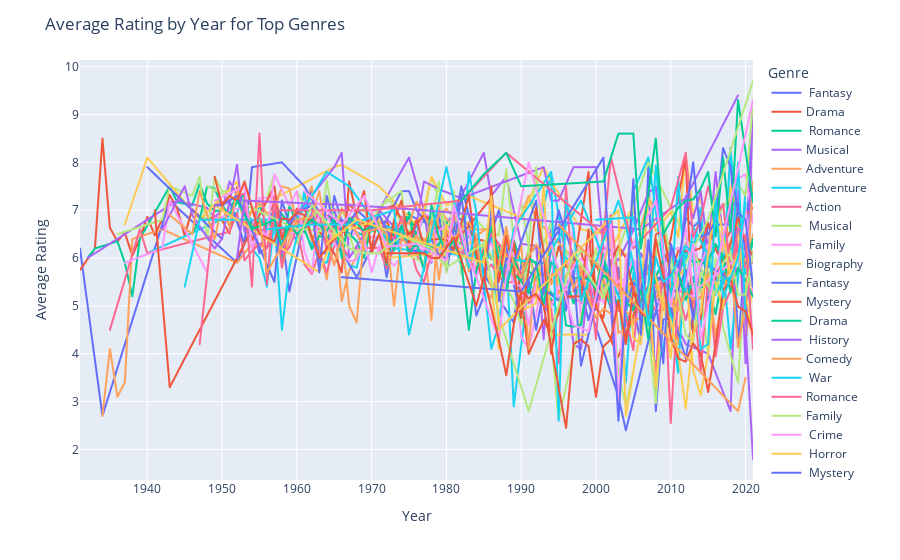

Notebook code for this chart:
### Code cell
#group data by Year and calculate the average rating
avg_rating_by_year = imdb_df.groupby(['Year', 'Genre'])['Rating'].mean().reset_index()

#get the top 10 genres
top_genres = imdb_df['Genre'].value_counts().head(10).index

#filter the data to include only the top 3 genres
average_rating_by_year = avg_rating_by_year[avg_rating_by_year['Genre'].isin(top_genres)]

#create the line plot with Plotly Express
fig = px.line(avg_rating_by_year, x='Year', y='Rating', color="Genre")

#updating the details into chart like title and hue
fig.update_layout(title='Average Rating by Year for Top Genres',xaxis_title='Year', yaxis_title='Average Rating')

#show the plot
fig.show()

### Figure 1 — Plotly figure (JSON) as saved in the notebook; plotly's stock layout.template omitted (floating-point values rounded to 4 significant figures)
{"data": [{"hovertemplate": "Genre= Fantasy<br>Year=%{x}<br>Rating=%{y}<extra></extra>", "legendgroup": " Fantasy", "line": {"color": "#636efa", "dash": "solid"}, "marker": {"symbol": "circle"}, "mode": "lines", "name": " Fantasy", "showlegend": true, "type": "scattergl", "x": [1931, 1934, 1943, 1952, 1954, 1955, 1958, 1959, 1962, 1963, 1964, 1965, 1966, 1967, 1968, 1971, 1972, 1973, 1974, 1975, 1979, 1981, 1983, 1985, 1989, 1990, 1992, 1993, 1994, 1995, 1996, 1997, 1999, 2000, 2001, 2002, 2003, 2004, 2005, 2006, 2007, 2008, 2009, 2010, 2011, 2012, 2013, 2014, 2015, 2016, 2017, 2018, 2019, 2020, 2021], "xaxis": "x", "y": [6.2, 2.7, 7.2, 5.9, 6.7, 6.1, 6.5, 5.3, 7.5, 6.1, 6.1, 7.3, 6.767, 6.4, 6.8, 6.6, 5.6, 6.35, 6.4, 6.9, 6.6, 6.9, 6.7, 5.667, 4.65, 5.86, 6.25, 5.55, 6.5, 6.65, 4.9, 6, 4.7, 5.3, 5.533, 4.933, 5.8, 4.36, 5.05, 4.2, 7.9, 2.8, 4.72, 4.725, 5.45, 6.85, 6.65, 6.8, 5.1, 5.62, 5.475, 8.3, 4.15, 6.1, 9.1], "yaxis": "y"}, {"hovertemplate": "Genre=Drama<br>Year=%{x}<br>Rating=%{y}<extra></extra>", "legendgroup": "Drama", "line": {"color": "#EF553B", "dash": "solid"}, "marker": {"symbol": "circle"}, "mode": "lines", "name": "Drama", "showlegend": true, "type": "scattergl", "x": [1931, 1933, 1934, 1935, 1936, 1937, 1938, 1939, 1940, 1941, 1942, 1943, 1944, 1945, 1946, 1947, 1948, 1949, 1950, 1951, 1952, 1953, 1954, 1955, 1956, 1957, 1958, 1959, 1960, 1961, 1962, 1963, 1964, 1965, 1966, 1967, 1968, 1969, 1970, 1971, 1972, 1973, 1974, 1975, 1976, 1977, 1978, 1979, 1980, 1981, 1982, 1983, 1984, 1985, 1986, 1987, 1988, 1989, 1990, 1991, 1992, 1993, 1994, 1995, 1996, 1997, 1998, 1999, 2000, 2001, 2002, 2003, 2004, 2005, 2006, 2007, 2008, 2009, 2010, 2011, 2012, 2013, 2014, 2015, 2016, 2017, 2018, 2019, 2020, 2021], "xaxis": "x", "y": [5.75, 6.2, 8.5, 6.633, 6.35, 6.525, 6.05, 6.4, 6.86, 6.475, 6.82, 7.317, 7.033, 6.467, 7.02, 6.867, 6.8, 6.875, 6.786, 6.513, 7.489, 7.11, 6.371, 6.825, 6.6, 7.213, 6.6, 6.57, 7.033, 7.009, 6.755, 6.542, 6.894, 6.794, 6.525, 6.765, 6.635, 6.59, 6.9, 6.75, 6.763, 6.475, 6.777, 6.514, 6.495, 6.895, 6.825, 6.458, 6.226, 6.621, 6.704, 6.565, 6.4, 6.362, 5.983, 5.933, 6.319, 6.16, 5.55, 6.181, 5.442, 5.356, 5.543, 6.244, 5.811, 5.874, 6.153, 5.513, 5.872, 5.488, 5.296, 5.507, 5.243, 5.596, 5.391, 5.836, 5.448, 5.45, 5.394, 5.76, 6.135, 6.033, 5.948, 6.073, 6.189, 6.251, 6.576, 6.551, 6.891, 7.046], "yaxis": "y"}, {"hovertemplate": "Genre= Romance<br>Year=%{x}<br>Rating=%{y}<extra></extra>", "legendgroup": " Romance", "line": {"color": "#00cc96", "dash": "solid"}, "marker": {"symbol": "circle"}, "mode": "lines", "name": " Romance", "showlegend": true, "type": "scattergl", "x": [1932, 1933, 1936, 1937, 1938, 1939, 1943, 1944, 1946, 1947, 1948, 1949, 1950, 1951, 1952, 1953, 1954, 1955, 1956, 1957, 1958, 1959, 1960, 1961, 1962, 1963, 1964, 1965, 1966, 1967, 1968, 1969, 1970, 1971, 1972, 1973, 1974, 1975, 1976, 1977, 1978, 1979, 1980, 1981, 1982, 1983, 1984, 1985, 1986, 1987, 1988, 1989, 1990, 1991, 1992, 1993, 1994, 1995, 1996, 1997, 1998, 1999, 2000, 2001, 2002, 2003, 2004, 2005, 2006, 2007, 2008, 2009, 2010, 2011, 2012, 2013, 2014, 2015, 2016, 2017, 2018, 2019, 2020, 2021], "xaxis": "x", "y": [6, 6.2, 6.35, 5.9, 5.2, 6.4, 7.5, 7.167, 7.1, 7.55, 7.14, 6.98, 7, 6.96, 7.35, 7.1, 6.629, 7.114, 6.66, 7.127, 6.911, 6.72, 6.875, 6.537, 6.845, 6.545, 6.82, 6.967, 6.572, 6.729, 6.536, 6.471, 6.86, 6.721, 6.364, 6.75, 6.656, 6.96, 6.467, 6.867, 6.78, 6.793, 6.755, 6.553, 6.636, 6.585, 6.162, 6.217, 6.287, 6.25, 5.483, 6.375, 5.89, 5.721, 5.607, 5.052, 5.156, 4.818, 5.58, 5.05, 5.616, 5.032, 5.181, 5.454, 4.929, 5.489, 4.678, 4.79, 5.015, 5.182, 5.304, 5.2, 5.416, 5.544, 5.252, 5.6, 5.383, 5.411, 4.824, 5.709, 5.831, 6.168, 5.791, 6.336], "yaxis": "y"}, {"hovertemplate": "Genre=Musical<br>Year=%{x}<br>Rating=%{y}<extra></extra>", "legendgroup": "Musical", "line": {"color": "#ab63fa", "dash": "solid"}, "marker": {"symbol": "circle"}, "mode": "lines", "name": "Musical", "showlegend": true, "type": "scattergl", "x": [1932, 1944, 1948, 1949, 1950, 1951, 1954, 1955, 1957, 1958, 1959, 1960, 1962, 1964, 1965, 1966, 1967, 1969, 1970, 1971, 1975, 1977, 1978, 1979, 1980, 1981, 1985, 1986, 1988, 1990, 1992, 1993, 1994, 1995, 1996, 1997, 1998, 1999, 2000, 2001, 2002, 2003, 2004, 2005, 2006, 2012, 2015, 2018, 2019, 2021], "xaxis": "x", "y": [6, 7.2, 7.05, 6.85, 7, 7.6, 6.75, 6.2, 7, 6.467, 6.767, 6.3, 6.933, 6.85, 7.025, 6.5, 6.8, 6.2, 7, 7, 8.1, 7, 5.9, 7.1, 6.45, 7, 8.2, 7.3, 7.7, 6.3, 6.25, 4.3, 6.6, 5.1, 5.4, 4.2, 4.1, 5.5, 5.05, 6, 4.925, 2.9, 4.787, 4.7, 6.1, 4.2, 4, 2.8, 7.4, 1.8], "yaxis": "y"}, {"hovertemplate": "Genre=Adventure<br>Year=%{x}<br>Rating=%{y}<extra></extra>", "legendgroup": "Adventure", "line": {"color": "#FFA15A", "dash": "solid"}, "marker": {"symbol": "circle"}, "mode": "lines", "name": "Adventure", "showlegend": true, "type": "scattergl", "x": [1934, 1935, 1936, 1937, 1938, 1942, 1952, 1954, 1956, 1957, 1958, 1959, 1962, 1963, 1964, 1965, 1966, 1967, 1971, 1972, 1977, 1978, 1979, 1981, 1986, 1987, 1988, 1991, 1992, 1997, 1998, 2000, 2001, 2002, 2003, 2005, 2006, 2007, 2009, 2010, 2011, 2012, 2013, 2014, 2015, 2016, 2017, 2018, 2019, 2020, 2021], "xaxis": "x", "y": [2.7, 4.1, 3.1, 3.4, 6.4, 6.6, 5.9, 6.3, 6.233, 7, 5.8, 6.4, 7.5, 6.233, 5.55, 6.8, 5.1, 5.75, 6.9, 6.64, 6.4, 4.7, 7.05, 6.6, 6.6, 5.7, 6.1, 7.3, 6.8, 6, 5.7, 5, 6.7, 6.2, 4.433, 4.6, 6.625, 7.25, 6.8, 5.4, 4.2, 6.3, 6.537, 6.42, 6.075, 7.1, 5.533, 7.5, 6.85, 5.7, 6.5], "yaxis": "y"}, {"hovertemplate": "Genre= Adventure<br>Year=%{x}<br>Rating=%{y}<extra></extra>", "legendgroup": " Adventure", "line": {"color": "#19d3f3", "dash": "solid"}, "marker": {"symbol": "circle"}, "mode": "lines", "name": " Adventure", "showlegend": true, "type": "scattergl", "x": [1935, 1939, 1940, 1952, 1953, 1954, 1955, 1956, 1957, 1958, 1959, 1960, 1961, 1962, 1963, 1964, 1965, 1966, 1967, 1968, 1969, 1972, 1975, 1976, 1977, 1978, 1979, 1980, 1981, 1982, 1983, 1984, 1985, 1986, 1987, 1988, 1989, 1991, 1992, 1993, 1994, 1996, 1997, 1998, 2000, 2002, 2003, 2004, 2005, 2006, 2007, 2008, 2009, 2010, 2011, 2012, 2013, 2014, 2015, 2016, 2017, 2018, 2019, 2020], "xaxis": "x", "y": [4.5, 6.6, 6.1, 6.95, 7.3, 6.2, 6, 5.4, 6.8, 4.5, 5.8, 6.45, 7.4, 6.3, 5.95, 5.9, 6.5, 6.3, 5.85, 5.8, 6.5, 6.667, 6.5, 6.7, 6.25, 6.533, 6.2, 6.65, 6.367, 5.8, 7.8, 6.95, 5.4, 6.675, 4.5, 6.15, 2.9, 5.45, 5.3, 7.05, 7.8, 6, 5.9, 5.35, 5.15, 5.1, 5.467, 3.4, 5.7, 5.2, 4.475, 3.74, 4.16, 4.867, 3.75, 5.96, 6.338, 4.575, 6.3, 5.483, 5.85, 4.1, 5.58, 7.4], "yaxis": "y"}, {"hovertemplate": "Genre=Action<br>Year=%{x}<br>Rating=%{y}<extra></extra>", "legendgroup": "Action", "line": {"color": "#FF6692", "dash": "solid"}, "marker": {"symbol": "circle"}, "mode": "lines", "name": "Action", "showlegend": true, "type": "scattergl", "x": [1935, 1939, 1940, 1951, 1952, 1953, 1954, 1955, 1956, 1957, 1958, 1959, 1960, 1961, 1962, 1963, 1964, 1965, 1966, 1967, 1968, 1969, 1970, 1971, 1972, 1973, 1974, 1975, 1976, 1977, 1978, 1979, 1980, 1981, 1982, 1983, 1984, 1985, 1986, 1987, 1988, 1989, 1990, 1991, 1992, 1993, 1994, 1995, 1996, 1997, 1998, 1999, 2000, 2001, 2002, 2003, 2004, 2005, 2006, 2007, 2008, 2009, 2010, 2011, 2012, 2013, 2014, 2015, 2016, 2017, 2018, 2019, 2020, 2021], "xaxis": "x", "y": [4.5, 6.6, 6.1, 6.55, 6.95, 5.95, 6.15, 6.3, 6.2, 6.8, 6.033, 6.225, 6.64, 5.867, 5.667, 6.14, 5.7, 6.257, 6.257, 6.017, 6.2, 6.211, 6.208, 6.214, 5.786, 6.22, 6.369, 6.371, 6.062, 5.823, 6.263, 6.079, 6.509, 6.115, 6.132, 5.963, 5.752, 5.7, 5.863, 5.624, 5.464, 5.522, 5.387, 5.105, 5.478, 5.3, 5.071, 5.174, 5.176, 5.176, 5.062, 5.359, 4.918, 5.387, 5.182, 4.894, 5.155, 5.448, 4.8, 5.23, 4.885, 4.934, 5.294, 5.291, 5.342, 5.288, 5.153, 5.697, 5.642, 5.935, 5.815, 5.755, 5.809, 5.912], "yaxis": "y"}, {"hovertemplate": "Genre= Musical<br>Year=%{x}<br>Rating=%{y}<extra></extra>", "legendgroup": " Musical", "line": {"color": "#B6E880", "dash": "solid"}, "marker": {"symbol": "circle"}, "mode": "lines", "name": " Musical", "showlegend": true, "type": "scattergl", "x": [1936, 1942, 1943, 1946, 1947, 1948, 1949, 1950, 1951, 1952, 1953, 1954, 1955, 1956, 1957, 1958, 1959, 1960, 1961, 1962, 1963, 1964, 1965, 1966, 1967, 1968, 1969, 1970, 1971, 1972, 1973, 1974, 1975, 1977, 1978, 1979, 1980, 1981, 1982, 1983, 1984, 1985, 1987, 1988, 1989, 1990, 1991, 1992, 1993, 1994, 1995, 1996, 1997, 1998, 1999, 2000, 2001, 2002, 2003, 2004, 2005, 2006, 2007, 2008, 2009, 2010, 2011, 2012, 2013, 2014, 2015, 2016, 2017, 2019, 2020, 2021], "xaxis": "x", "y": [6.5, 6.8, 7.5, 7.3, 7.7, 6.4, 7.7, 7.4, 7.4, 7.4, 7.233, 6.6, 7.25, 7.26, 7.75, 7.42, 7.075, 7.4, 7.117, 7.171, 6.46, 7.617, 6.7, 7, 6.68, 6.9, 7.05, 6.567, 6.956, 7.24, 7.117, 6.671, 6.567, 6.85, 7.7, 7.2, 6.633, 6.86, 6.933, 5.967, 6.8, 6.625, 6.475, 7.85, 6.4, 7.167, 6.257, 5.225, 6.3, 6.75, 5.467, 6.15, 5.88, 6.15, 6.05, 5.467, 5.6, 5.455, 4.975, 5.06, 5.338, 5.15, 4.517, 2.967, 5.271, 5.8, 5.75, 5.74, 5.867, 5.35, 3.95, 6, 4.55, 3.4, 5.967, 5.25], "yaxis": "y"}, {"hovertemplate": "Genre= Family<br>Year=%{x}<br>Rating=%{y}<extra></extra>", "legendgroup": " Family", "line": {"color": "#FF97FF", "dash": "solid"}, "marker": {"symbol": "circle"}, "mode": "lines", "name": " Family", "showlegend": true, "type": "scattergl", "x": [1937, 1942, 1943, 1948, 1949, 1950, 1951, 1953, 1954, 1955, 1957, 1958, 1959, 1961, 1962, 1963, 1964, 1965, 1966, 1967, 1968, 1969, 1970, 1971, 1972, 1973, 1974, 1975, 1976, 1977, 1978, 1979, 1980, 1981, 1982, 1983, 1984, 1985, 1986, 1987, 1988, 1989, 1990, 1991, 1992, 1993, 1994, 1995, 1996, 1997, 1998, 1999, 2000, 2001, 2002, 2003, 2004, 2005, 2006, 2007, 2008, 2009, 2010, 2011, 2012, 2013, 2014, 2015, 2016, 2017, 2018, 2019, 2020, 2021], "xaxis": "x", "y": [5.9, 6.2, 7.2, 5.7, 6.833, 6.85, 7, 7.05, 6.575, 7.25, 7.28, 6.5, 6.5, 6.6, 6.575, 6.6, 6.875, 6.6, 6.7, 6.4, 6.56, 6.229, 6.45, 6.429, 6.575, 6.271, 6.763, 6.414, 6.42, 6.929, 6.856, 6.03, 6.32, 6.82, 6.58, 6.557, 6.033, 6.15, 6.72, 5.8, 5.333, 6.111, 4.35, 4.1, 4.8, 5.8, 5.95, 5.1, 5.5, 6.667, 4.7, 6.2, 6.633, 5.067, 6.34, 5.2, 5.633, 5.986, 5.65, 6.378, 5.071, 6, 6.144, 6.214, 6.182, 6.65, 5.417, 5.871, 6.767, 6.356, 6.278, 7.667, 7.75, 6.733], "yaxis": "y"}, {"hovertemplate": "Genre=Biography<br>Year=%{x}<br>Rating=%{y}<extra></extra>", "legendgroup": "Biography", "line": {"color": "#FECB52", "dash": "solid"}, "marker": {"symbol": "circle"}, "mode": "lines", "name": "Biography", "showlegend": true, "type": "scattergl", "x": [1937, 1940, 1947, 1952, 1953, 1954, 1965, 1966, 1971, 1976, 1977, 1978, 1980, 1982, 1983, 1990, 1993, 1994, 1998, 2001, 2002, 2005, 2006, 2007, 2008, 2010, 2011, 2012, 2013, 2014, 2015, 2016, 2017, 2018, 2019, 2020, 2021], "xaxis": "x", "y": [6.7, 8.1, 6.8, 7.6, 6.9, 7, 7.9, 7.95, 7.5, 6.7, 7, 7.7, 7.1, 7.25, 7.3, 6.85, 7.9, 7.6, 6.6, 6.5, 6.167, 7.1, 5.25, 7.3, 6.567, 6.967, 6.433, 8.2, 6.925, 7.25, 6.26, 7.078, 6.05, 7.5, 6.644, 4.2, 5.525], "yaxis": "y"}, {"hovertemplate": "Genre=Fantasy<br>Year=%{x}<br>Rating=%{y}<extra></extra>", "legendgroup": "Fantasy", "line": {"color": "#636efa", "dash": "solid"}, "marker": {"symbol": "circle"}, "mode": "lines", "name": "Fantasy", "showlegend": true, "type": "scattergl", "x": [1940, 1950, 1951, 1953, 1954, 1958, 1961, 1968, 1974, 1975, 1976, 1978, 1979, 1980, 1982, 1985, 1986, 1987, 1990, 1991, 1992, 1995, 2003, 2004, 2009, 2012, 2015, 2018], "xaxis": "x", "y": [7.9, 6.4, 7.2, 6.3, 7.9, 8, 7.5, 5.6, 7.4, 7.4, 7, 6.6, 6.9, 5.7, 7.5, 5.7, 6.5, 7, 4.7, 5.55, 4.5, 7, 3.1, 2.4, 5.5, 3.9, 6.7, 6.7], "yaxis": "y"}, {"hovertemplate": "Genre=Mystery<br>Year=%{x}<br>Rating=%{y}<extra></extra>", "legendgroup": "Mystery", "line": {"color": "#EF553B", "dash": "solid"}, "marker": {"symbol": "circle"}, "mode": "lines", "name": "Mystery", "showlegend": true, "type": "scattergl", "x": [1941, 1943, 1957, 1958, 1959, 1962, 1965, 1966, 1967, 1968, 1969, 1970, 1971, 1973, 1975, 1977, 1980, 1981, 1986, 1987, 1989, 1991, 1993, 1994, 1997, 1999, 2000, 2003, 2004, 2005, 2006, 2009, 2010, 2012, 2013, 2014, 2015, 2016, 2018, 2019, 2020], "xaxis": "x", "y": [7, 3.3, 7.5, 6.4, 6.8, 6.8, 6.1, 5.7, 7.6, 6.85, 6.7, 6.2, 7, 7.1, 6.5, 6.9, 6.5, 6.3, 7.25, 5.1, 6.35, 4, 4.7, 4.4, 5.8, 7.8, 5, 3.933, 4.4, 4.8, 5.2, 5.85, 6.4, 8.1, 4.4, 4.75, 6, 5.533, 5.767, 6.2, 6.2], "yaxis": "y"}, {"hovertemplate": "Genre= Drama<br>Year=%{x}<br>Rating=%{y}<extra></extra>", "legendgroup": " Drama", "line": {"color": "#00cc96", "dash": "solid"}, "marker": {"symbol": "circle"}, "mode": "lines", "name": " Drama", "showlegend": true, "type": "scattergl", "x": [1942, 1943, 1946, 1947, 1948, 1949, 1950, 1951, 1952, 1953, 1954, 1955, 1956, 1957, 1958, 1959, 1960, 1961, 1962, 1963, 1964, 1965, 1966, 1967, 1968, 1969, 1970, 1971, 1972, 1973, 1974, 1975, 1976, 1977, 1978, 1979, 1980, 1981, 1982, 1983, 1984, 1985, 1986, 1987, 1988, 1989, 1990, 1991, 1992, 1993, 1994, 1995, 1996, 1997, 1998, 1999, 2000, 2001, 2002, 2003, 2004, 2005, 2006, 2007, 2008, 2009, 2010, 2011, 2012, 2013, 2014, 2015, 2016, 2017, 2018, 2019, 2020, 2021], "xaxis": "x", "y": [6.6, 6.9, 6.5, 6.8, 7.5, 7.45, 7.1, 6.9, 7.167, 7.333, 6.6, 6.822, 6.588, 6.917, 6, 7.1, 6.729, 6.608, 6.188, 6.46, 6.411, 6.643, 6.75, 6.507, 6.354, 6, 6.77, 6.525, 5.856, 6.591, 6.617, 6.87, 6.169, 6.087, 6.231, 6.29, 6.604, 6.372, 6.3, 6.475, 5.964, 6.228, 6.03, 5.779, 5.824, 5.681, 5.511, 5.267, 5.843, 5.502, 5.277, 5.111, 5.343, 5.571, 5.597, 5.555, 5.279, 5.646, 5.492, 5.245, 5.36, 5.881, 5.576, 5.696, 5.49, 5.656, 5.587, 5.589, 6.165, 5.904, 5.933, 5.816, 6.241, 5.948, 6.191, 6.34, 5.883, 6.4], "yaxis": "y"}, {"hovertemplate": "Genre= History<br>Year=%{x}<br>Rating=%{y}<extra></extra>", "legendgroup": " History", "line": {"color": "#ab63fa", "dash": "solid"}, "marker": {"symbol": "circle"}, "mode": "lines", "name": " History", "showlegend": true, "type": "scattergl", "x": [1942, 1945, 1946, 1949, 1950, 1952, 1953, 1956, 1957, 1958, 1959, 1965, 1966, 1967, 1971, 1975, 1976, 1977, 1979, 1982, 1993, 1994, 1995, 1997, 2000, 2001, 2002, 2003, 2005, 2007, 2008, 2009, 2010, 2011, 2012, 2013, 2014, 2015, 2016, 2017, 2018, 2019, 2020, 2021], "xaxis": "x", "y": [6.6, 7.5, 6.9, 6.2, 6.4, 7.95, 6.55, 6.6, 7.05, 6.1, 6.7, 7.9, 8.2, 6, 7, 6.3, 6.7, 7.6, 7.44, 7.25, 7.9, 7.2, 7.2, 7.9, 7.9, 6.2, 6.167, 5.95, 6.58, 7.36, 7.5, 5.8, 6.2, 5.25, 7.3, 6.833, 7.4, 6.125, 7.8, 6.4, 7.029, 7.26, 3.8, 9.3], "yaxis": "y"}, {"hovertemplate": "Genre=Comedy<br>Year=%{x}<br>Rating=%{y}<extra></extra>", "legendgroup": "Comedy", "line": {"color": "#FFA15A", "dash": "solid"}, "marker": {"symbol": "circle"}, "mode": "lines", "name": "Comedy", "showlegend": true, "type": "scattergl", "x": [1943, 1946, 1947, 1949, 1950, 1951, 1952, 1953, 1954, 1955, 1956, 1957, 1958, 1959, 1960, 1961, 1962, 1963, 1964, 1965, 1966, 1967, 1968, 1969, 1970, 1971, 1972, 1973, 1974, 1975, 1976, 1977, 1978, 1979, 1980, 1981, 1982, 1983, 1984, 1985, 1986, 1987, 1988, 1989, 1990, 1991, 1992, 1993, 1994, 1995, 1996, 1997, 1998, 1999, 2000, 2001, 2002, 2003, 2004, 2005, 2006, 2007, 2008, 2009, 2010, 2011, 2012, 2013, 2014, 2015, 2016, 2017, 2018, 2019, 2020, 2021], "xaxis": "x", "y": [6.9, 6.5, 7.4, 6.4, 7.1, 6.65, 7.4, 6.7, 6.967, 7.188, 6.929, 7, 7.5, 7.45, 6.7, 6.867, 6.357, 6.75, 6.733, 6.35, 7.044, 6.75, 6.53, 6.171, 6.975, 6.62, 6.186, 6.7, 6.733, 6.714, 7.175, 6.925, 6.543, 6.883, 7.033, 6.843, 6.62, 6.755, 6.46, 6.57, 6.678, 6.133, 6.06, 5.62, 6.3, 4.1, 5.927, 5.478, 6.35, 5.25, 5.638, 5.918, 5.808, 5.183, 4.94, 5.55, 5.054, 5.559, 4.98, 5.503, 5.696, 5.684, 5.106, 5.648, 5.686, 5.395, 5.476, 5.432, 5.463, 5.355, 5.429, 5.866, 5.649, 6.271, 5.945, 6.138], "yaxis": "y"}, {"hovertemplate": "Genre= War<br>Year=%{x}<br>Rating=%{y}<extra></extra>", "legendgroup": " War", "line": {"color": "#19d3f3", "dash": "solid"}, "marker": {"symbol": "circle"}, "mode": "lines", "name": " War", "showlegend": true, "type": "scattergl", "x": [1945, 1947, 1960, 1964, 1967, 1973, 1993, 1998, 2003, 2004, 2005, 2007, 2011, 2012, 2013, 2014, 2015, 2017, 2018, 2020], "xaxis": "x", "y": [5.4, 6.8, 6.8, 7.8, 7.5, 6.2, 5.9, 7.2, 5.2, 4.6, 7.4, 8.1, 3.6, 6.15, 6.1, 7.05, 5.3, 5.7, 8.2, 5.667], "yaxis": "y"}, {"hovertemplate": "Genre=Romance<br>Year=%{x}<br>Rating=%{y}<extra></extra>", "legendgroup": "Romance", "line": {"color": "#FF6692", "dash": "solid"}, "marker": {"symbol": "circle"}, "mode": "lines", "name": "Romance", "showlegend": true, "type": "scattergl", "x": [1947, 1949, 1953, 1954, 1955, 1956, 1957, 1958, 1959, 1962, 1963, 1964, 1965, 1966, 1968, 1969, 1970, 1971, 1973, 1974, 1976, 1977, 1978, 1980, 1981, 1982, 1983, 1984, 1985, 1986, 1987, 1990, 1991, 1992, 1993, 1994, 1995, 1996, 1997, 1998, 1999, 2000, 2001, 2002, 2003, 2004, 2005, 2006, 2007, 2008, 2009, 2010, 2011, 2012, 2013, 2014, 2015, 2016, 2017, 2018, 2019, 2020], "xaxis": "x", "y": [4.2, 7.1, 7.35, 5.4, 8.6, 5.45, 7.3, 5.8, 6.8, 6.7, 6.95, 6.15, 6.8, 6.75, 6.9, 6.44, 6.9, 6.8, 6.4, 6.867, 5.75, 5.5, 6.1, 6.05, 6.933, 6.35, 5.75, 5.8, 6.2, 6.5, 6.3, 5.7, 5.05, 5.22, 5, 4.95, 3.8, 7.5, 5.3, 5.5, 5.683, 4.3, 6.5, 6.9, 5.467, 4.725, 4.075, 5.767, 4.9, 3.55, 6, 2.55, 5.267, 4.7, 5.275, 3.6, 5.638, 3.95, 4.956, 5.325, 6.35, 5.8], "yaxis": "y"}, {"hovertemplate": "Genre=Family<br>Year=%{x}<br>Rating=%{y}<extra></extra>", "legendgroup": "Family", "line": {"color": "#B6E880", "dash": "solid"}, "marker": {"symbol": "circle"}, "mode": "lines", "name": "Family", "showlegend": true, "type": "scattergl", "x": [1948, 1960, 1962, 1965, 1966, 1967, 1968, 1971, 1974, 1975, 1977, 1979, 1980, 1981, 1982, 1983, 1984, 1985, 1989, 1990, 1992, 1995, 2000, 2001, 2007, 2015, 2016, 2019, 2020, 2021], "xaxis": "x", "y": [7.5, 6.6, 6.6, 6.5, 6.4, 6.5, 6, 7.067, 7.4, 6.05, 5.9, 7.6, 5.7, 7.4, 5.667, 5.967, 5.867, 6.35, 5.1, 4.6, 7.9, 2.6, 6.2, 5.233, 8, 5.5, 6.8, 7.55, 7.3, 9.3], "yaxis": "y"}, {"hovertemplate": "Genre= Crime<br>Year=%{x}<br>Rating=%{y}<extra></extra>", "legendgroup": " Crime", "line": {"color": "#FF97FF", "dash": "solid"}, "marker": {"symbol": "circle"}, "mode": "lines", "name": " Crime", "showlegend": true, "type": "scattergl", "x": [1949, 1953, 1954, 1955, 1956, 1957, 1959, 1960, 1961, 1962, 1963, 1965, 1967, 1968, 1969, 1970, 1971, 1972, 1973, 1974, 1975, 1976, 1977, 1978, 1979, 1980, 1981, 1982, 1983, 1984, 1985, 1986, 1987, 1988, 1989, 1990, 1991, 1992, 1993, 1994, 1995, 1996, 1997, 1998, 1999, 2000, 2001, 2002, 2003, 2004, 2005, 2006, 2007, 2008, 2009, 2010, 2011, 2012, 2013, 2014, 2015, 2016, 2017, 2018, 2019, 2020, 2021], "xaxis": "x", "y": [7.2, 7.5, 6.2, 6.6, 6.467, 7.75, 7.1, 7.4, 6.15, 5.7, 7, 6.3, 5.933, 5.967, 6.38, 5.7, 6.25, 6, 5.84, 6.033, 6.08, 6.22, 6.16, 5.94, 6.575, 6.675, 6.412, 6.157, 6.56, 5.58, 6.122, 6.3, 5.925, 5.975, 5.464, 5.407, 4.6, 5.5, 5.6, 4.973, 5.412, 5.333, 5.843, 5.991, 5.742, 5.06, 5.136, 5.356, 5.511, 5.571, 5.992, 5.179, 5.094, 5.119, 5.025, 5.617, 5.379, 5.257, 5.19, 5.857, 6.282, 6.18, 6.35, 5.65, 5.958, 7.09, 5.275], "yaxis": "y"}, {"hovertemplate": "Genre= Horror<br>Year=%{x}<br>Rating=%{y}<extra></extra>", "legendgroup": " Horror", "line": {"color": "#FECB52", "dash": "solid"}, "marker": {"symbol": "circle"}, "mode": "lines", "name": " Horror", "showlegend": true, "type": "scattergl", "x": [1949, 1963, 1965, 1971, 1972, 1979, 1980, 1981, 1984, 1986, 1987, 1988, 1990, 1992, 1993, 1994, 1999, 2001, 2002, 2003, 2004, 2005, 2006, 2007, 2008, 2009, 2010, 2011, 2012, 2013, 2014, 2015, 2016, 2017, 2018, 2019, 2020, 2021], "xaxis": "x", "y": [7.1, 5.7, 6.5, 6.8, 6, 6.1, 6.7, 6.1, 6.4, 5.4, 4.1, 6.6, 4.9, 5.05, 7.6, 4.4, 4.4, 5.8, 6.5, 2.7, 6.1, 4.333, 4.2, 5.475, 3.3, 5.175, 3.9, 5.6, 5.8, 3.65, 3.133, 4, 5.5, 4.95, 6.38, 6.5, 5.28, 4.4], "yaxis": "y"}, {"hovertemplate": "Genre= Mystery<br>Year=%{x}<br>Rating=%{y}<extra></extra>", "legendgroup": " Mystery", "line": {"color": "#636efa", "dash": "solid"}, "marker": {"symbol": "circle"}, "mode": "lines", "name": " Mystery", "showlegend": true, "type": "scattergl", "x": [1949, 1950, 1952, 1957, 1958, 1959, 1960, 1962, 1963, 1964, 1965, 1966, 1967, 1968, 1969, 1970, 1971, 1973, 1974, 1975, 1977, 1978, 1979, 1980, 1981, 1982, 1984, 1985, 1986, 1987, 1988, 1989, 1992, 1993, 1996, 1997, 1998, 2000, 2001, 2002, 2003, 2004, 2005, 2006, 2007, 2008, 2009, 2010, 2011, 2012, 2013, 2014, 2015, 2016, 2017, 2018, 2019, 2020, 2021], "xaxis": "x", "y": [7.1, 7.1, 7.3, 5.5, 7.2, 6.7, 6.95, 7.1, 5.7, 7.3, 6.66, 6.8, 6.7, 7, 6.867, 6.6, 6.9, 6.3, 6.667, 6.175, 6.1, 6.4, 6.05, 6, 6.225, 7.3, 4.8, 5.2, 7.05, 5.1, 6, 5.9, 7.2, 5.35, 5, 5.733, 3.75, 5.05, 5.833, 5.45, 4.922, 4.925, 5.492, 5.3, 6.233, 5.61, 5.527, 5.317, 5.329, 5.757, 4.7, 5.5, 5.844, 5.744, 5.662, 5.5, 7.14, 6.122, 5.5], "yaxis": "y"}, {"hovertemplate": "Genre=Crime<br>Year=%{x}<br>Rating=%{y}<extra></extra>", "legendgroup": "Crime", "line": {"color": "#EF553B", "dash": "solid"}, "marker": {"symbol": "circle"}, "mode": "lines", "name": "Crime", "showlegend": true, "type": "scattergl", "x": [1949, 1950, 1951, 1952, 1953, 1955, 1957, 1958, 1959, 1960, 1961, 1963, 1965, 1966, 1967, 1968, 1969, 1970, 1971, 1972, 1973, 1974, 1975, 1976, 1977, 1978, 1980, 1981, 1983, 1984, 1985, 1986, 1987, 1988, 1989, 1990, 1991, 1992, 1993, 1994, 1995, 1996, 1998, 1999, 2000, 2001, 2002, 2003, 2004, 2005, 2006, 2007, 2008, 2009, 2010, 2011, 2012, 2013, 2014, 2015, 2016, 2017, 2018, 2019, 2020, 2021], "xaxis": "x", "y": [7.7, 7.1, 7.3, 7.2, 7.6, 6.5, 6.35, 6.833, 6.8, 6.95, 6.9, 6, 6.4, 6.5, 7.125, 6.95, 7.4, 6.1, 6.5, 5.9, 6.8, 7.2, 6.3, 6.8, 6.25, 6.4, 6.383, 6.167, 7.3, 6.1, 5.35, 7.5, 5.5, 6.467, 5.767, 4.75, 5.75, 7.05, 6.14, 4, 5, 5.2, 5.2, 6.6, 4.95, 4.75, 5.94, 6.256, 6, 5.325, 5.1, 5.173, 6.491, 6.58, 5.61, 6.157, 6.138, 6.15, 6.208, 6.733, 6.179, 5.88, 6.3, 6.845, 6.338, 6.014], "yaxis": "y"}, {"hovertemplate": "Genre= Thriller<br>Year=%{x}<br>Rating=%{y}<extra></extra>", "legendgroup": " Thriller", "line": {"color": "#00cc96", "dash": "solid"}, "marker": {"symbol": "circle"}, "mode": "lines", "name": " Thriller", "showlegend": true, "type": "scattergl", "x": [1952, 1954, 1957, 1958, 1959, 1960, 1962, 1964, 1965, 1966, 1967, 1968, 1969, 1970, 1971, 1972, 1973, 1974, 1975, 1976, 1977, 1978, 1979, 1980, 1981, 1982, 1983, 1984, 1985, 1986, 1987, 1988, 1989, 1990, 1991, 1992, 1993, 1994, 1995, 1996, 1997, 1998, 1999, 2000, 2001, 2002, 2003, 2004, 2005, 2006, 2007, 2008, 2009, 2010, 2011, 2012, 2013, 2014, 2015, 2016, 2017, 2018, 2019, 2020, 2021], "xaxis": "x", "y": [7.2, 6.6, 6.8, 6.233, 6.7, 6.5, 6.8, 6.567, 6.825, 6, 6.84, 6.725, 6.567, 6.675, 6.65, 6.5, 6.156, 6.68, 6.071, 6.35, 5.733, 7.1, 6.433, 6.157, 6.367, 5.9, 4.5, 5.75, 6.12, 6.656, 6, 5.35, 6, 5.55, 6, 5.886, 5.022, 5.91, 5.76, 4.59, 4.567, 4.6, 5.6, 5.34, 6.088, 5.089, 5.107, 5.089, 4.915, 5.32, 4.3, 5.608, 5.955, 5.231, 5.715, 5.121, 5.521, 5.391, 5.938, 6.291, 6.036, 5.283, 5.796, 5.541, 5.189], "yaxis": "y"}, {"hovertemplate": "Genre=History<br>Year=%{x}<br>Rating=%{y}<extra></extra>", "legendgroup": "History", "line": {"color": "#ab63fa", "dash": "solid"}, "marker": {"symbol": "circle"}, "mode": "lines", "name": "History", "showlegend": true, "type": "scattergl", "x": [1952, 1953, 1968, 1977, 2006, 2012, 2019], "xaxis": "x", "y": [6, 7.2, 7.1, 7, 6.6, 7.25, 9.4], "yaxis": "y"}, {"hovertemplate": "Genre= Comedy<br>Year=%{x}<br>Rating=%{y}<extra></extra>", "legendgroup": " Comedy", "line": {"color": "#FFA15A", "dash": "solid"}, "marker": {"symbol": "circle"}, "mode": "lines", "name": " Comedy", "showlegend": true, "type": "scattergl", "x": [1955, 1956, 1960, 1962, 1963, 1964, 1965, 1966, 1967, 1968, 1969, 1970, 1971, 1972, 1973, 1974, 1975, 1976, 1977, 1978, 1979, 1980, 1981, 1982, 1983, 1984, 1985, 1986, 1987, 1988, 1989, 1990, 1991, 1992, 1993, 1994, 1995, 1996, 1997, 1998, 1999, 2000, 2001, 2002, 2003, 2004, 2005, 2006, 2007, 2008, 2009, 2010, 2011, 2012, 2013, 2014, 2015, 2016, 2017, 2018, 2019, 2020, 2021], "xaxis": "x", "y": [6.8, 5.7, 6.8, 6.85, 7.4, 6.4, 5.85, 6.5, 5, 4.65, 6.55, 6.58, 6.62, 6.5, 5, 6.433, 6.233, 6.467, 6.25, 6.8, 5.55, 6.575, 6.4, 6.6, 5.72, 6.4, 5.4, 5.167, 5.867, 6.65, 5.875, 5.583, 6.025, 6.286, 6.067, 5.45, 5.7, 5.95, 5.371, 5.713, 5.15, 4.75, 4.94, 4.833, 4.933, 4.9, 4.675, 4.76, 5.1, 5.45, 4.912, 5.271, 4.9, 5.29, 5.133, 5.175, 5.664, 4.362, 5.229, 5.933, 4.13, 5.025, 7.6], "yaxis": "y"}, {"hovertemplate": "Genre= Music<br>Year=%{x}<br>Rating=%{y}<extra></extra>", "legendgroup": " Music", "line": {"color": "#19d3f3", "dash": "solid"}, "marker": {"symbol": "circle"}, "mode": "lines", "name": " Music", "showlegend": true, "type": "scattergl", "x": [1956, 1962, 1967, 1973, 1975, 1980, 1983, 1984, 1986, 1987, 1989, 1994, 1995, 1996, 1997, 1998, 2003, 2004, 2006, 2007, 2008, 2009, 2010, 2011, 2012, 2013, 2015, 2016, 2017, 2018, 2019, 2020], "xaxis": "x", "y": [6.6, 6.7, 6.7, 7, 4.4, 7.9, 5.8, 6.9, 4.1, 4.6, 6.6, 7.8, 2.6, 7.2, 6.6, 5.1, 7.2, 6.7, 4.967, 5.4, 7.933, 6.167, 5, 7.7, 5.3, 6.65, 6.067, 5.233, 5.55, 5.6, 8, 4.8], "yaxis": "y"}, {"hovertemplate": "Genre= Biography<br>Year=%{x}<br>Rating=%{y}<extra></extra>", "legendgroup": " Biography", "line": {"color": "#FF6692", "dash": "solid"}, "marker": {"symbol": "circle"}, "mode": "lines", "name": " Biography", "showlegend": true, "type": "scattergl", "x": [1957, 1970, 1982, 1988, 2001, 2002, 2005, 2010, 2012, 2013, 2014, 2015, 2016, 2017, 2018, 2019, 2020, 2021], "xaxis": "x", "y": [7, 7, 7.2, 8.2, 6.5, 8.1, 6.2, 7.05, 8.2, 6.433, 6.8, 7.5, 6.85, 7.133, 5.7, 6.625, 6.45, 4.1], "yaxis": "y"}, {"hovertemplate": "Genre=Thriller<br>Year=%{x}<br>Rating=%{y}<extra></extra>", "legendgroup": "Thriller", "line": {"color": "#B6E880", "dash": "solid"}, "marker": {"symbol": "circle"}, "mode": "lines", "name": "Thriller", "showlegend": true, "type": "scattergl", "x": [1960, 1962, 1967, 1969, 1971, 1974, 1975, 1978, 1980, 1985, 1987, 1991, 1997, 2000, 2001, 2002, 2003, 2004, 2005, 2006, 2009, 2012, 2013, 2014, 2015, 2016, 2017, 2018, 2019, 2020, 2021], "xaxis": "x", "y": [6.3, 7.1, 6.2, 6.1, 6.1, 6.467, 6.4, 6.2, 5.8, 6.3, 4.8, 2.8, 6.1, 5.4, 5.15, 5.6, 3.6, 2.9, 3.65, 4.5, 6.8, 4.4, 4.225, 5.7, 5.42, 5.26, 5.9, 6.111, 5.233, 5.237, 6.1], "yaxis": "y"}, {"hovertemplate": "Genre= Action<br>Year=%{x}<br>Rating=%{y}<extra></extra>", "legendgroup": " Action", "line": {"color": "#FF97FF", "dash": "solid"}, "marker": {"symbol": "circle"}, "mode": "lines", "name": " Action", "showlegend": true, "type": "scattergl", "x": [1961, 1966, 1969, 1972, 1976, 1980, 1981, 1983, 1984, 1987, 1988, 1991, 1997, 1999, 2002, 2003, 2004, 2008, 2010, 2012, 2013, 2019, 2020], "xaxis": "x", "y": [7.4, 6.7, 7.3, 6.233, 6.3, 5.95, 7.1, 5.95, 5.6, 4.3, 5.65, 8, 4.6, 4.467, 6.7, 2.9, 6, 7.2, 5, 6.65, 5.3, 6, 6.9], "yaxis": "y"}, {"hovertemplate": "Genre= Sci-Fi<br>Year=%{x}<br>Rating=%{y}<extra></extra>", "legendgroup": " Sci-Fi", "line": {"color": "#FECB52", "dash": "solid"}, "marker": {"symbol": "circle"}, "mode": "lines", "name": " Sci-Fi", "showlegend": true, "type": "scattergl", "x": [1964, 1968, 1985, 1986, 1987, 2003, 2004, 2006, 2007, 2009, 2010, 2011, 2012, 2013, 2014, 2016, 2018, 2019], "xaxis": "x", "y": [6.3, 6.8, 5.9, 7.3, 4.5, 7, 2.7, 4.55, 6.2, 5, 4.7, 4, 2.85, 4.4, 4.867, 7.3, 5.65, 6.1], "yaxis": "y"}, {"hovertemplate": "Genre= Sport<br>Year=%{x}<br>Rating=%{y}<extra></extra>", "legendgroup": " Sport", "line": {"color": "#636efa", "dash": "solid"}, "marker": {"symbol": "circle"}, "mode": "lines", "name": " Sport", "showlegend": true, "type": "scattergl", "x": [1966, 1990, 2001, 2003, 2005, 2006, 2007, 2009, 2010, 2011, 2013, 2014, 2015, 2016, 2017, 2018, 2019, 2020, 2021], "xaxis": "x", "y": [5.6, 5.3, 8.1, 2.6, 7.65, 4.4, 6.375, 3.8, 6.3, 5.8, 8, 6.45, 6.5, 6.783, 8.3, 7.9, 6.95, 6.8, 5.4], "yaxis": "y"}, {"hovertemplate": "Genre=Horror<br>Year=%{x}<br>Rating=%{y}<extra></extra>", "legendgroup": "Horror", "line": {"color": "#EF553B", "dash": "solid"}, "marker": {"symbol": "circle"}, "mode": "lines", "name": "Horror", "showlegend": true, "type": "scattergl", "x": [1972, 1977, 1978, 1979, 1981, 1984, 1985, 1987, 1988, 1989, 1990, 1991, 1992, 1993, 1996, 1997, 1998, 1999, 2000, 2001, 2002, 2003, 2004, 2005, 2006, 2007, 2008, 2009, 2010, 2011, 2012, 2013, 2014, 2015, 2016, 2017, 2018, 2019, 2020, 2021], "xaxis": "x", "y": [6.1, 6.1, 6, 6, 6.433, 5, 5.6, 4.3, 3.55, 4.6, 5.3, 5.16, 5.25, 5, 2.45, 4.2, 4.3, 4.16, 3.1, 4.15, 4.3, 5.114, 4.2, 5.3, 4.85, 4.75, 6.4, 5.6, 4.35, 3.9, 3.833, 4.217, 4, 3.2, 4.2, 5.322, 5.54, 4.989, 4.888, 4.4], "yaxis": "y"}, {"hovertemplate": "Genre=Documentary<br>Year=%{x}<br>Rating=%{y}<extra></extra>", "legendgroup": "Documentary", "line": {"color": "#00cc96", "dash": "solid"}, "marker": {"symbol": "circle"}, "mode": "lines", "name": "Documentary", "showlegend": true, "type": "scattergl", "x": [1982, 1985, 1988, 1990, 2001, 2003, 2005, 2006, 2008, 2009, 2011, 2012, 2013, 2014, 2015, 2016, 2017, 2018, 2019, 2021], "xaxis": "x", "y": [7.2, 7.75, 8.2, 7.5, 7.6, 8.6, 8.6, 6.2, 8.5, 6.5, 7.05, 7.2, 7.225, 7.45, 7.8, 6.45, 8.1, 6.55, 9.3, 7.167], "yaxis": "y"}, {"hovertemplate": "Genre= Western<br>Year=%{x}<br>Rating=%{y}<extra></extra>", "legendgroup": " Western", "line": {"color": "#ab63fa", "dash": "solid"}, "marker": {"symbol": "circle"}, "mode": "lines", "name": " Western", "showlegend": true, "type": "scattergl", "x": [1989], "xaxis": "x", "y": [5.7], "yaxis": "y"}, {"hovertemplate": "Genre=War<br>Year=%{x}<br>Rating=%{y}<extra></extra>", "legendgroup": "War", "line": {"color": "#FFA15A", "dash": "solid"}, "marker": {"symbol": "circle"}, "mode": "lines", "name": "War", "showlegend": true, "type": "scattergl", "x": [1995, 2019, 2020], "xaxis": "x", "y": [6.7, 2.8, 3.5], "yaxis": "y"}, {"hovertemplate": "Genre=Animation<br>Year=%{x}<br>Rating=%{y}<extra></extra>", "legendgroup": "Animation", "line": {"color": "#19d3f3", "dash": "solid"}, "marker": {"symbol": "circle"}, "mode": "lines", "name": "Animation", "showlegend": true, "type": "scattergl", "x": [2000, 2005, 2006, 2007, 2008, 2009, 2010, 2012, 2013, 2014, 2015, 2016, 2017, 2019, 2020], "xaxis": "x", "y": [6.8, 6.85, 5.9, 4.6, 6.02, 5.5, 5.625, 6.26, 6.06, 4.1, 4.2, 7.267, 5.167, 6, 7.15], "yaxis": "y"}, {"hovertemplate": "Genre= News<br>Year=%{x}<br>Rating=%{y}<extra></extra>", "legendgroup": " News", "line": {"color": "#FF6692", "dash": "solid"}, "marker": {"symbol": "circle"}, "mode": "lines", "name": " News", "showlegend": true, "type": "scattergl", "x": [2011], "xaxis": "x", "y": [8], "yaxis": "y"}, {"hovertemplate": "Genre=Music<br>Year=%{x}<br>Rating=%{y}<extra></extra>", "legendgroup": "Music", "line": {"color": "#B6E880", "dash": "solid"}, "marker": {"symbol": "circle"}, "mode": "lines", "name": "Music", "showlegend": true, "type": "scattergl", "x": [2012, 2015, 2021], "xaxis": "x", "y": [5.9, 6.8, 9.7], "yaxis": "y"}, {"hovertemplate": "Genre=Sci-Fi<br>Year=%{x}<br>Rating=%{y}<extra></extra>", "legendgroup": "Sci-Fi", "line": {"color": "#FF97FF", "dash": "solid"}, "marker": {"symbol": "circle"}, "mode": "lines", "name": "Sci-Fi", "showlegend": true, "type": "scattergl", "x": [2012, 2013, 2014, 2021], "xaxis": "x", "y": [5.4, 6.3, 4.3, 9.3], "yaxis": "y"}, {"hovertemplate": "Genre=Sport<br>Year=%{x}<br>Rating=%{y}<extra></extra>", "legendgroup": "Sport", "line": {"color": "#FECB52", "dash": "solid"}, "marker": {"symbol": "circle"}, "mode": "lines", "name": "Sport", "showlegend": true, "type": "scattergl", "x": [2019], "xaxis": "x", "y": [5.8], "yaxis": "y"}], "layout": {"autosize": true, "legend": {"title": {"text": "Genre"}, "tracegroupgap": 0}, "margin": {"t": 60}, "title": {"text": "Average Rating by Year for Top Genres"}, "xaxis": {"anchor": "y", "autorange": true, "domain": [0, 1], "range": [1931, 2021], "title": {"text": "Year"}, "type": "linear"}, "yaxis": {"anchor": "x", "autorange": true, "domain": [0, 1], "range": [1.361, 10.14], "title": {"text": "Average Rating"}, "type": "linear"}}}
